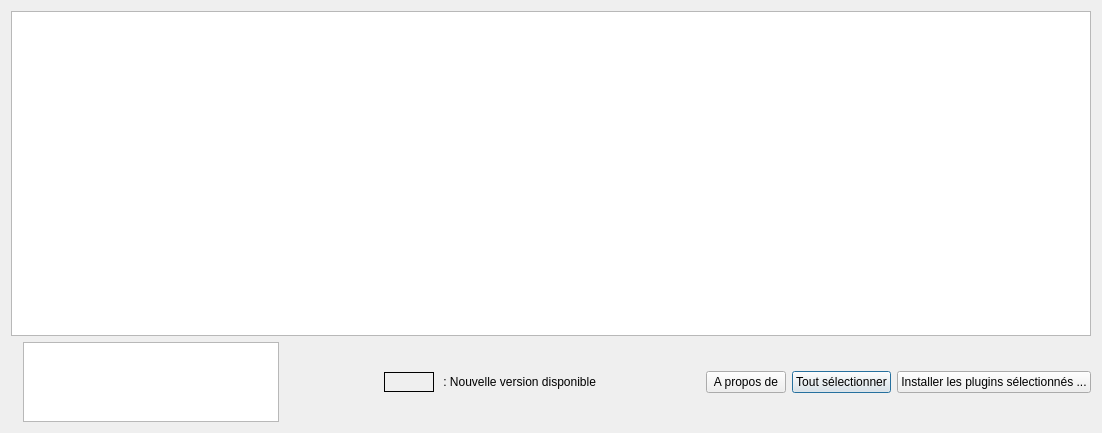
<?xml version="1.0" encoding="UTF-8"?>
<ui version="4.0">
 <class>Dialog</class>
 <widget class="QDialog" name="Dialog">
  <property name="geometry">
   <rect>
    <x>0</x>
    <y>0</y>
    <width>1102</width>
    <height>433</height>
   </rect>
  </property>
  <property name="windowTitle">
   <string>Installateur de plugins QGIS (IGN)</string>
  </property>
  <layout class="QGridLayout" name="gridLayout_2">
   <item row="0" column="0">
    <layout class="QGridLayout" name="gridLayout">
     <item row="1" column="5">
      <widget class="QLabel" name="label">
       <property name="text">
        <string> : Nouvelle version disponible</string>
       </property>
      </widget>
     </item>
     <item row="1" column="9">
      <widget class="QPushButton" name="pushButton_tout_rien">
       <property name="text">
        <string>Tout sélectionner</string>
       </property>
      </widget>
     </item>
     <item row="1" column="8">
      <widget class="QPushButton" name="pushButtonApropos">
       <property name="text">
        <string>A propos de</string>
       </property>
      </widget>
     </item>
     <item row="1" column="4">
      <widget class="QLabel" name="label_non_installe">
       <property name="minimumSize">
        <size>
         <width>50</width>
         <height>0</height>
        </size>
       </property>
       <property name="maximumSize">
        <size>
         <width>16777215</width>
         <height>20</height>
        </size>
       </property>
       <property name="frameShape">
        <enum>QFrame::Box</enum>
       </property>
       <property name="text">
        <string/>
       </property>
      </widget>
     </item>
     <item row="0" column="0" colspan="11">
      <widget class="QTableWidget" name="tablePlugins"/>
     </item>
     <item row="1" column="3">
      <spacer name="horizontalSpacer_3">
       <property name="orientation">
        <enum>Qt::Horizontal</enum>
       </property>
       <property name="sizeHint" stdset="0">
        <size>
         <width>40</width>
         <height>20</height>
        </size>
       </property>
      </spacer>
     </item>
     <item row="1" column="2">
      <widget class="QTableWidget" name="tableWidget_info">
       <property name="sizePolicy">
        <sizepolicy hsizetype="Expanding" vsizetype="Expanding">
         <horstretch>0</horstretch>
         <verstretch>0</verstretch>
        </sizepolicy>
       </property>
       <property name="maximumSize">
        <size>
         <width>16777215</width>
         <height>80</height>
        </size>
       </property>
      </widget>
     </item>
     <item row="1" column="10">
      <widget class="QPushButton" name="pushButton_installer">
       <property name="maximumSize">
        <size>
         <width>250</width>
         <height>16777215</height>
        </size>
       </property>
       <property name="text">
        <string>Installer les plugins sélectionnés ...</string>
       </property>
      </widget>
     </item>
     <item row="1" column="7">
      <spacer name="horizontalSpacer">
       <property name="orientation">
        <enum>Qt::Horizontal</enum>
       </property>
       <property name="sizeHint" stdset="0">
        <size>
         <width>40</width>
         <height>20</height>
        </size>
       </property>
      </spacer>
     </item>
    </layout>
   </item>
  </layout>
 </widget>
 <resources/>
 <connections/>
</ui>
